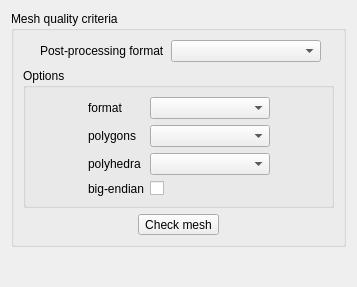
<ui version="4.0" >
 <class>SolutionVerifForm</class>
 <widget class="QWidget" name="SolutionVerifForm" >
  <property name="geometry" >
   <rect>
    <x>0</x>
    <y>0</y>
    <width>357</width>
    <height>287</height>
   </rect>
  </property>
  <property name="windowTitle" >
   <string>Form</string>
  </property>
  <layout class="QVBoxLayout" name="verticalLayout_3" >
   <item>
    <widget class="QGroupBox" name="groupBox" >
     <property name="title" >
      <string>Mesh quality criteria</string>
     </property>
     <layout class="QVBoxLayout" name="verticalLayout_2" >
      <item>
       <layout class="QHBoxLayout" name="horizontalLayout_2" >
        <item>
         <spacer name="horizontalSpacer" >
          <property name="orientation" >
           <enum>Qt::Horizontal</enum>
          </property>
          <property name="sizeHint" stdset="0" >
           <size>
            <width>17</width>
            <height>20</height>
           </size>
          </property>
         </spacer>
        </item>
        <item>
         <layout class="QHBoxLayout" name="horizontalLayout" >
          <item>
           <widget class="QLabel" name="label" >
            <property name="text" >
             <string>Post-processing format</string>
            </property>
           </widget>
          </item>
          <item>
           <widget class="QComboBox" name="comboBoxFMTCHR" >
            <property name="minimumSize" >
             <size>
              <width>150</width>
              <height>0</height>
             </size>
            </property>
           </widget>
          </item>
         </layout>
        </item>
        <item>
         <spacer name="horizontalSpacer_2" >
          <property name="orientation" >
           <enum>Qt::Horizontal</enum>
          </property>
          <property name="sizeHint" stdset="0" >
           <size>
            <width>13</width>
            <height>20</height>
           </size>
          </property>
         </spacer>
        </item>
       </layout>
      </item>
      <item>
       <widget class="QGroupBox" name="groupBoxOptions" >
        <property name="title" >
         <string>Options</string>
        </property>
        <layout class="QGridLayout" name="gridLayout" >
         <item row="0" column="0" >
          <layout class="QHBoxLayout" >
           <item>
            <spacer>
             <property name="orientation" >
              <enum>Qt::Horizontal</enum>
             </property>
             <property name="sizeHint" stdset="0" >
              <size>
               <width>16</width>
               <height>16</height>
              </size>
             </property>
            </spacer>
           </item>
           <item>
            <layout class="QGridLayout" >
             <item row="0" column="0" >
              <widget class="QLabel" name="labelformat" >
               <property name="text" >
                <string>format</string>
               </property>
              </widget>
             </item>
             <item row="0" column="1" >
              <widget class="QComboBox" name="comboBoxFormat" >
               <property name="minimumSize" >
                <size>
                 <width>120</width>
                 <height>0</height>
                </size>
               </property>
              </widget>
             </item>
             <item row="1" column="0" >
              <widget class="QLabel" name="labelPolygon" >
               <property name="text" >
                <string>polygons</string>
               </property>
              </widget>
             </item>
             <item row="1" column="1" >
              <widget class="QComboBox" name="comboBoxPolygon" >
               <property name="minimumSize" >
                <size>
                 <width>120</width>
                 <height>0</height>
                </size>
               </property>
               <property name="toolTip" >
                <string>Code_Saturne key word: OPTCHR</string>
               </property>
              </widget>
             </item>
             <item row="2" column="0" >
              <widget class="QLabel" name="labelPolyhedra" >
               <property name="text" >
                <string>polyhedra</string>
               </property>
              </widget>
             </item>
             <item row="2" column="1" >
              <widget class="QComboBox" name="comboBoxPolyhedra" >
               <property name="minimumSize" >
                <size>
                 <width>120</width>
                 <height>0</height>
                </size>
               </property>
               <property name="toolTip" >
                <string>Code_Saturne key word: OPTCHR</string>
               </property>
              </widget>
             </item>
             <item row="3" column="0" >
              <widget class="QLabel" name="labelBigEndian" >
               <property name="toolTip" >
                <string>Code_Saturne key word: OPTCHR</string>
               </property>
               <property name="text" >
                <string>big-endian</string>
               </property>
              </widget>
             </item>
             <item row="3" column="1" >
              <widget class="QCheckBox" name="checkBoxBigEndian" >
               <property name="toolTip" >
                <string>Code_Saturne key word: OPTCHR</string>
               </property>
               <property name="text" >
                <string/>
               </property>
              </widget>
             </item>
            </layout>
           </item>
           <item>
            <spacer>
             <property name="orientation" >
              <enum>Qt::Horizontal</enum>
             </property>
             <property name="sizeHint" stdset="0" >
              <size>
               <width>16</width>
               <height>16</height>
              </size>
             </property>
            </spacer>
           </item>
          </layout>
         </item>
        </layout>
       </widget>
      </item>
      <item>
       <layout class="QHBoxLayout" name="horizontalLayout_3" >
        <item>
         <spacer name="horizontalSpacer_3" >
          <property name="orientation" >
           <enum>Qt::Horizontal</enum>
          </property>
          <property name="sizeHint" stdset="0" >
           <size>
            <width>17</width>
            <height>20</height>
           </size>
          </property>
         </spacer>
        </item>
        <item>
         <widget class="QToolButton" name="toolButtonBatch" >
          <property name="text" >
           <string>Check mesh</string>
          </property>
         </widget>
        </item>
        <item>
         <spacer name="horizontalSpacer_4" >
          <property name="orientation" >
           <enum>Qt::Horizontal</enum>
          </property>
          <property name="sizeHint" stdset="0" >
           <size>
            <width>13</width>
            <height>20</height>
           </size>
          </property>
         </spacer>
        </item>
       </layout>
      </item>
     </layout>
    </widget>
   </item>
   <item>
    <spacer>
     <property name="orientation" >
      <enum>Qt::Vertical</enum>
     </property>
     <property name="sizeHint" stdset="0" >
      <size>
       <width>17</width>
       <height>41</height>
      </size>
     </property>
    </spacer>
   </item>
  </layout>
 </widget>
 <resources/>
 <connections/>
</ui>
